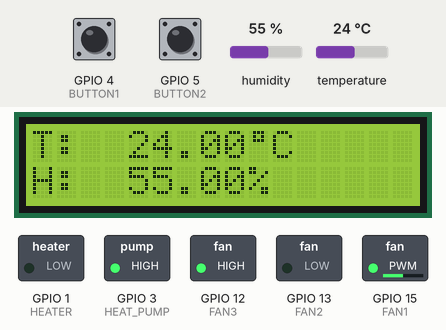
A sketch run on a simulated ESP32. Parts: 16×2 character LCD, switched loads named in the sketch (green lamp = pin HIGH). The test bench sets the inputs (shaded band); at power-on: GPIO 4 (BUTTON1) LOW, humidity 55 %, temperature 24 °C, GPIO 5 (BUTTON2) HIGH.

Above: at 1.3 s.
1.4 s: GPIO 4 (BUTTON1) pulled HIGH for 0.15 s
At 1.74 s:
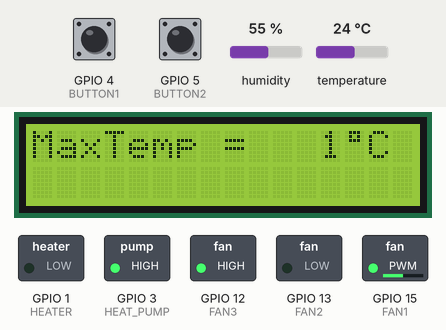
2.1 s: GPIO 4 (BUTTON1) pulled HIGH for 0.15 s
At 2.62 s:
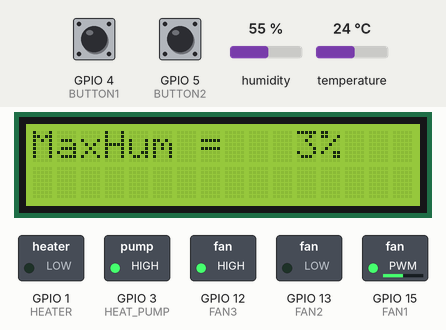
2.8 s: humidity set to 22 %
At 4.59 s:
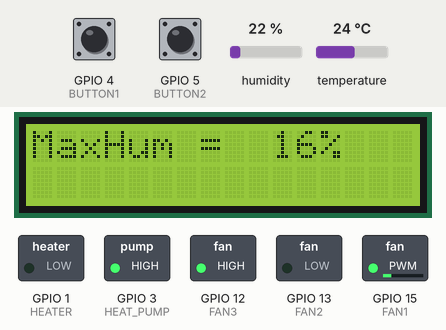
6.2 s: temperature set to 5 °C
7.7 s: temperature set to 2 °C
At 8.78 s:
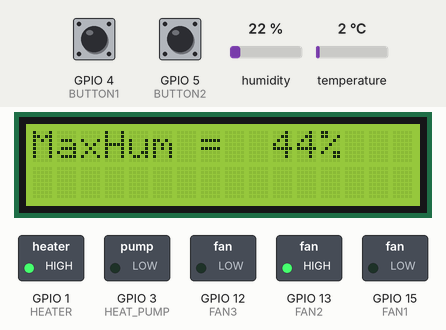
10.0 s: GPIO 4 (BUTTON1) pulled HIGH for 1 s
At 11.6 s:
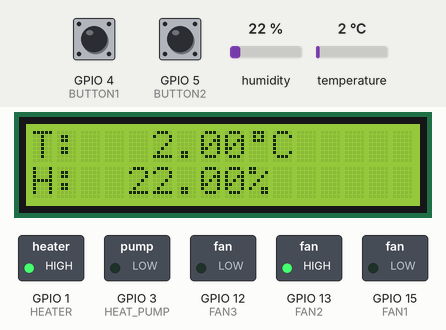
Timing chart, 0 to 13.1 s (numbered marks = the images above; inputs shaded):
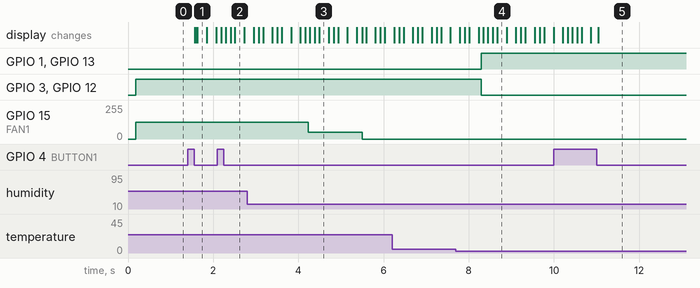

Measured:
- the behaviour switches between 4 and 3 °C on temperature (found by bisection; images 3 and 4)
- after the input at 1.4 s, the display: first changes after 0.17 s (image 1 shows a later state)
- after the input at 2.1 s, the display: first differs from a run without the input after 0.19 s (image 2 shows a later state)
- after the input at 2.8 s, GPIO 15 (FAN1): 127/255 → 51/255 after 1.4 s, → 0/255 1.3 s later
- after the input at 7.7 s, GPIO 1 (HEATER), GPIO 13 (FAN2): LOW → HIGH after 0.59 s; GPIO 3 (HEAT_PUMP), GPIO 12 (FAN3): HIGH → LOW after 0.59 s
- after the input at 10.0 s, the display: first differs from a run without the input after 1.0 s (image 5)

The sketch:

LTD.ino
```cpp
#include <DHT.h>
#include <Ticker.h>
#include <LiquidCrystal_I2C.h>
#include <Wire.h>

#define DHT_PIN 14
#define BUTTON1 4
#define BUTTON2 5
#define HEATER 1
#define HEAT_PUMP 3
#define FAN1 15
#define FAN2 13
#define FAN3 12

LiquidCrystal_I2C lcd(0x27, 16, 2);
Ticker timer;
DHT dht(DHT_PIN, DHT11);

byte degree[8] = {
  0B01110,
  0B01010,
  0B01110,
  0B00000,
  0B00000,
  0B00000,
  0B00000,
  0B00000
};

float humidity = 0;
float temperature = 0;

float maxHumidity = 0;
float maxTemperature = 0;

int firstReadButton1 = 0;
int secondReadButton1 = 0;
int firstReadButton2 = 0;
int secondReadButton2 = 0;

int Mode = 0;
int fButton2 = 0;
int fButton2Pressed1s = 0;
int count1 = 0;
int count2 = 0;

void setup() {
  Serial.begin(115200);
  Wire.begin(2, 0);

  pinMode(BUTTON1, INPUT);
  pinMode(BUTTON2, INPUT);

  pinMode(HEATER, OUTPUT);
  pinMode(HEAT_PUMP, OUTPUT);
  pinMode(FAN1, OUTPUT);
  pinMode(FAN2, OUTPUT);
  pinMode(FAN3, OUTPUT);

  lcd.begin(16, 2);
  lcd.init();
  lcd.backlight();
  lcd.createChar(1, degree);

  dht.begin();

  timer.attach_ms(10, ISR);
}

void loop() {
  readDHT();
  button2State();
  LCDMode();
  LTD();
}

void ISR() {
  readButton1();
  readButton2();
}

void readDHT() {
  humidity = dht.readHumidity();
  temperature = dht.readTemperature();
}

void readButton1() {
  firstReadButton1 = secondReadButton1;
  secondReadButton1 = digitalRead(BUTTON1);
  if(secondReadButton1 != firstReadButton1) {
    if(firstReadButton1) {
      Mode++;
      if(Mode > 2)
        Mode = 0;
    }
  }
}

void readButton2() {
  firstReadButton2 = secondReadButton2;
  secondReadButton2 = digitalRead(BUTTON2);
  if(secondReadButton2 == firstReadButton2) {
    if(firstReadButton2) {
      fButton2 = 1;
      count1++;
      if(count1 > 50) {
        fButton2Pressed1s = 1;
        count2++;
        if(count2 > 10)
          count2 = 0;
      }
    }
    else {
      fButton2 = 0;
      fButton2Pressed1s = 0;
      count1 = 0;
      count2 = 0;
    }
  }
}

enum {
  STATE0,
  STATE1,
  STATE2
} eState;

void button2State() {
  switch(eState) {
    case STATE0:
      if(fButton2) {
        increaseValue();
        eState = STATE1;
      }
    break;
    case STATE1:
      if(!fButton2)
        eState = STATE0;
      else if(fButton2Pressed1s)
        eState = STATE2;
    break;
    case STATE2:
      if(count2 == 10)
        increaseValue();
      if(!fButton2)
        eState = STATE0;
    break;
  }
}

void increaseValue() {
  if(Mode == 1) {
    maxTemperature++;
    if(maxTemperature > 100)
      maxTemperature = 0;
    lcd.setCursor(10, 0);
    if((int)maxTemperature < 10)
      lcd.print("  ");
    else if((int)maxTemperature < 100)
      lcd.print(" ");
    lcd.print((int)maxTemperature);
  }
  if(Mode == 2) {
    maxHumidity++;
    if(maxHumidity > 100)
      maxHumidity = 0;
    lcd.setCursor(9, 0);
    if((int)maxHumidity < 10)
      lcd.print("  ");
    else if((int)maxHumidity < 100)
      lcd.print(" ");
    lcd.print((int)maxHumidity);
  }
}

void displayMode() {
  switch(Mode) {
    case 0:
      if (isnan(humidity) || isnan(temperature))
        Serial.println("Failed to read from DHT sensor!");
      else {
        lcd.setCursor(0, 0);
        lcd.print("T: ");
        if(temperature < 10)
          lcd.print("  ");
        else if(temperature < 100)
          lcd.print(" ");
        lcd.print(temperature);
        lcd.write(1);
        lcd.print("C");

        lcd.setCursor(0, 1);
        lcd.print("H: ");
        if(humidity < 10)
          lcd.print("  ");
        else if(humidity < 100)
          lcd.print(" ");
        lcd.print(humidity);
        lcd.print("%");
      }
    break;
    case 1:
      lcd.setCursor(0, 0);
      lcd.print("MaxTemp = ");
      if((int)maxTemperature < 10)
        lcd.print("  ");
      else if((int)maxTemperature < 100)
        lcd.print(" ");
      lcd.print((int)maxTemperature);
      lcd.write(1);
      lcd.print("C");
    break;
    case 2:
      lcd.setCursor(0, 0);
      lcd.print("MaxHum = ");
      if((int)maxHumidity < 10)
        lcd.print("  ");
      else if((int)maxHumidity < 100)
        lcd.print(" ");
      lcd.print((int)maxHumidity);
      lcd.print("%");
    break;
  }
}

enum {
  MODE0,
  MODE1,
  MODE2
} eMode;

void LCDMode() {
  switch(eMode) {
    case MODE0:
      displayMode();
      if(Mode == 1) {
        lcd.clear();
        eMode = MODE1;
      }
    break;
    case MODE1:
      displayMode();
      if(Mode == 2) {
        lcd.clear();
        eMode = MODE2;
      }
    break;
    case MODE2:
      displayMode();
      if(Mode == 0) {
        lcd.clear();
        eMode = MODE0;
      }
    break;
  }
}

void LTD() {
  if(temperature < maxTemperature) {
    digitalWrite(HEATER, HIGH);
    digitalWrite(FAN2, HIGH);
    digitalWrite(HEAT_PUMP, LOW);
    digitalWrite(FAN3, LOW);
  }
  else {
    digitalWrite(HEATER, LOW);
    digitalWrite(FAN2, LOW);
    digitalWrite(HEAT_PUMP, HIGH);
    digitalWrite(FAN3, HIGH);
  }

  if(humidity > maxHumidity) {
    if(maxHumidity >= 90) {
      analogWrite(FAN1, 255);
    }
    else if(humidity >= 80) {
      analogWrite(FAN1, 204);
    }
    else if(humidity >= 70) {
      analogWrite(FAN1, 178);
    }
    else if(humidity >= 60) {
      analogWrite(FAN1, 153);
    }
    else if(humidity >= 50) {
      analogWrite(FAN1, 127);
    }
    else if(humidity >= 40) {
      analogWrite(FAN1, 102);
    }
    else if(humidity >= 30) {
      analogWrite(FAN1, 76);
    }
    else if(humidity >= 20) {
      analogWrite(FAN1, 51);
    }
    else if(humidity >= 10) {
      analogWrite(FAN1, 25);
    }
    else analogWrite(FAN1, 0);
  }
  else analogWrite(FAN1, 0);
}
```
